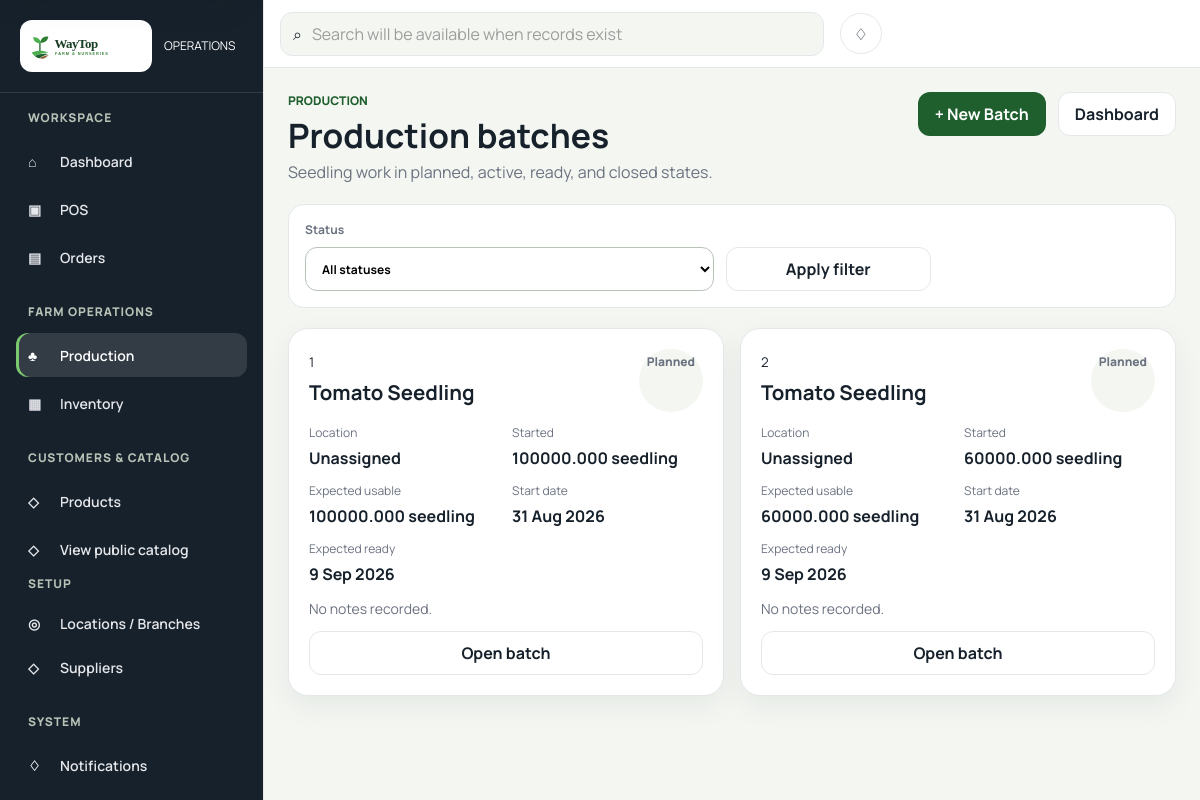
Page /dashboard/production/batches/ (signed in) on the committed database.
### apps/production/models.py (models this page shows, shortened)
class ServiceControlledModel:
    def save(self, *args, **kwargs):
        if not kwargs.pop("_production_service_write", False):
            raise ValidationError("Production records may be written only through Production services.")
        self.full_clean()
        return super().save(*args, **kwargs)

class ProductionBatch(ServiceControlledModel, models.Model):
    location = models.ForeignKey(
        "inventory.InventoryLocation", on_delete=models.PROTECT,
        related_name="production_batches", null=True, blank=True,
    )
    class Status(models.TextChoices):
        PLANNED = "PLANNED", "Planned"
        IN_PRODUCTION = "IN_PRODUCTION", "In production"
        READY = "READY", "Ready"
        CLOSED = "CLOSED", "Closed"
    id = models.UUIDField(primary_key=True, default=uuid.uuid4, editable=False)
    batch_number = models.CharField(max_length=64, unique=True)
    product = models.ForeignKey(
        "products.Product", on_delete=models.PROTECT, related_name="production_batches"
    )
    start_date = models.DateField()
    expected_ready_date = models.DateField()
    quantity_started = models.DecimalField(max_digits=12, decimal_places=3)
    current_quantity = models.DecimalField(max_digits=12, decimal_places=3)
    status = models.CharField(max_length=20, choices=Status.choices, default=Status.PLANNED)
    notes = models.TextField(blank=True)
    created_by = models.ForeignKey(
        settings.AUTH_USER_MODEL,
        on_delete=models.PROTECT,
        related_name="created_production_batches",
    )
    created_at = models.DateTimeField(auto_now_add=True)
    updated_at = models.DateTimeField(auto_now=True)
    objects = ProductionWriteQuerySet.as_manager()
    class Meta:
        ordering = ("-start_date", "batch_number")
        default_permissions = ()
        permissions = (
            ("view_operations", "Can view Production operations"),
            ("manage_batches", "Can manage Production batches"),
            ("record_purchases", "Can record Production purchases"),
            ("record_labour", "Can record Production labour"),
            ("record_activities", "Can record nursery activities"),
        )
        constraints = [
            models.CheckConstraint(
                condition=Q(quantity_started__gt=0),
                name="production_batch_started_positive",
            ),
            models.CheckConstraint(
                condition=Q(current_quantity__gte=0),
                name="production_batch_current_non_negative",
            ),
            models.CheckConstraint(
                condition=Q(current_quantity__lte=F("quantity_started")),
                name="production_batch_current_not_above_started",
            ),
            models.CheckConstraint(
                condition=Q(expected_ready_date__gte=F("start_date")),
                name="production_batch_dates_ordered",
            ),
        ]

### apps/products/models.py (models this page shows, shortened)
class Product(models.Model):
    class Category(models.TextChoices):
        VEGETABLE = "VEG", "Vegetable"
        FRUIT = "FRT", "Fruit"
        TREE = "TRE", "Tree"
    id = models.UUIDField(primary_key=True, default=uuid.uuid4, editable=False)
    sku = models.CharField(max_length=64, unique=True)
    slug = models.SlugField(max_length=160, unique=True)
    name = models.CharField(max_length=200)
    category = models.CharField(max_length=3, choices=Category.choices)
    description = models.TextField(blank=True)
    base_inventory_unit = models.CharField(max_length=50)
    is_active = models.BooleanField(default=True)
    is_published = models.BooleanField(default=False)
    created_at = models.DateTimeField(auto_now_add=True)
    updated_at = models.DateTimeField(auto_now=True)
    class Meta:
        ordering = ("name", "sku")
        constraints = [
            models.CheckConstraint(
                condition=Q(category__in=("VEG", "FRT", "TRE")),
                name="product_category_supported",
            ),
            models.CheckConstraint(
                condition=Q(is_active=True) | Q(is_published=False),
                name="product_published_requires_active",
            ),
        ]

### apps/dashboard/views.py (the view)
# urls.py: path("production/batches/", views.production_batches, name="production_batches"),
@login_required(login_url="accounts:login")
def production_batches(request):
    require_view_permission(request.user)
    batches = ProductionBatch.objects.select_related("product", "created_by")
    status = request.GET.get("status", "").strip()
    if status in ProductionBatch.Status.values:
        batches = batches.filter(status=status)
    return render(
        request,
        "dashboard/production/batches.html",
        {"batches": batches, "selected_status": status, "statuses": ProductionBatch.Status.choices},
    )

### apps/core/context_processors.py (called while the page is built)
def business_contact(request):
    phone = settings.WAYTOP_CONTACT_PHONE
    digits = phone.removeprefix("+")
    display = f"+{digits[:3]} {digits[3:6]} {digits[6:9]} {digits[9:]}"
    return {"business_phone": {"uri": phone, "display": display}}

def commerce_catalog(request):
    return {"commerce_catalog": []}

### apps/production/services.py (called while the page is built)
def _require_permission(actor, permission):
    if (
        actor is None
        or not actor.is_authenticated
        or not actor.is_active
        or not actor.is_staff
        or not actor.has_perm(permission)
    ):
        raise PermissionDenied(f"Production operation requires {permission}.")

def require_view_permission(actor):
    _require_permission(actor, "production.view_operations")

### templates/dashboard/production/batches.html (shortened to what this page needs)
{% extends "staff_base.html" %}
{% load static %}
{% block extra_css %}<link rel="stylesheet" href="{% static 'css/staff-production.css' %}">{% endblock %}
{% block content %}
<section aria-labelledby="batches-title">
  <header class="production-detail-header"><div><p>Production</p><h1 id="batches-title">Production batches</h1><span>Seedling work in planned, active, ready, and closed states.</span></div><div>{% if perms.production.manage_batches %}<a class="staff-button staff-button--primary" href="{% url 'dashboard:production_batch_create' %}">+ New Batch</a>{% endif %}<a class="staff-button staff-button--secondary" href="{% url 'dashboard:production' %}">Dashboard</a></div></header>
  <form class="production-filter" method="get"><label>Status<select name="status"><option value="">All statuses</option></select></label><button class="staff-button staff-button--secondary" type="submit">Apply filter</button></form>
  {% if batches %}<div class="batch-card-grid">{% for batch in batches %}<article class="production-batch-card"><header><div><small>{{ batch.batch_number }}</small><h2>{{ batch.product.name }}</h2></div><span class="production-status production-status--{% if batch.status == 'READY' %}success{% elif batch.status == 'IN_PRODUCTION' %}info{% else %}neutral{% endif %}">{{ batch.get_status_display }}</span></header><dl><div><dt>Location</dt><dd>{{ batch.location.name|default:"Unassigned" }}</dd></div><div><dt>Started</dt><dd>{{ batch.quantity_started }} {{ batch.product.base_inventory_unit }}</dd></div><div><dt>Expected usable</dt><dd>{{ batch.current_quantity }} {{ batch.product.base_inventory_unit }}</dd></div><div><dt>Start date</dt><dd>{{ batch.start_date|date:"j M Y" }}</dd></div><div><dt>Expected ready</dt><dd>{{ batch.expected_ready_date|date:"j M Y" }}</dd></div></dl><p>{{ batch.notes|default:"No notes recorded."|truncatechars:120 }}</p><a class="staff-button staff-button--secondary" href="{% url 'dashboard:production_batch_detail' batch.batch_number %}">Open batch</a></article>{% endfor %}</div>{% endif %}
</section>
{% endblock %}

### static/css/variables.css (style rules this page uses)
:root { --color-primary: #1F5E2D; --color-secondary: #4CAF50; --color-accent: #7BC96F; --color-background: #F8F7F3; --color-white: #FFFFFF; --color-dark: #17212B; --color-gray: #6B7280; --color-border: #E5E7EB; --color-success: #2E7D32; --color-primary-hover: #174723; --color-secondary-hover: #3D8F41; --color-primary-soft: rgba(31, 94, 45, 0.1); --color-surface-muted: #F3F6F1; --color-border-strong: #B8C2B7; --color-focus: #D4A017; --color-warning-surface: #FFF4D6; --color-warning-border: #E6BE55; --color-warning-text: #5C4300; --color-error: #A62B1F; --color-error-surface: #FBE9E7; --color-success-surface: #E8F5E9; --color-success-text: #185C2C; --color-info-surface: #E8F1F7; --color-info-text: #234E70; --color-nav-blue-soft: #EEF7FF; --color-nav-blue-mist: #F5FBFF; --color-nav-sage: #F4FBF4; --color-nav-blue-glass: rgba(238, 247, 255, 0.86); --color-nav-sage-glass: rgba(244, 251, 244, 0.86); --gradient-nav-surface: linear-gradient(100deg, var(--color-nav-blue-mist) 0%, var(--color-white) 34%, var(--color-nav-sage) 69%, var(--color-nav-blue-soft) 100%); --gradient-nav-glass: linear-gradient(100deg, var(--color-nav-blue-glass), var(--color-white-90) 38%, var(--color-nav-sage-glass) 74%, var(--color-nav-blue-glass)); --gradient-nav-cta: linear-gradient(135deg, var(--color-primary) 0%, var(--color-success) 58%, var(--color-secondary-hover) 100%); --color-skeleton: #DCE4DA; --color-accent-gold: #D4A017; --color-primary-faint: rgba(31, 94, 45, 0.04); --color-primary-muted: rgba(31, 94, 45, 0.08); --color-accent-soft: rgba(123, 201, 111, 0.18); --color-accent-muted: rgba(123, 201, 111, 0.12); --color-dark-faint: rgba(23, 33, 43, 0.04); --color-overlay: rgba(23, 33, 43, 0.4); --color-white-80: rgba(255, 255, 255, 0.8); --color-white-90: rgba(255, 255, 255, 0.9); --color-white-96: rgba(255, 255, 255, 0.96); --color-white-border: rgba(255, 255, 255, 0.45); --color-white-faint: rgba(255, 255, 255, 0.12); --color-hero-overlay: linear-gradient(90deg, rgba(9, 47, 24, 0.82) 0%, rgba(9, 47, 24, 0.67) 42%, rgba(9, 47, 24, 0.18) 76%, rgba(9, 47, 24, 0.06) 100%); --color-hero-overlay-mobile: linear-gradient(90deg, rgba(9, 47, 24, 0.84) 0%, rgba(9, 47, 24, 0.67) 72%, rgba(9, 47, 24, 0.28) 100%); --color-hero-transition: linear-gradient(180deg, transparent 0%, rgba(9, 47, 24, 0.12) 48%, rgba(9, 47, 24, 0.52) 100%); --color-image-overlay: linear-gradient(135deg, rgba(31, 94, 45, 0.12), rgba(123, 201, 111, 0.16)); --color-connector: linear-gradient(90deg, rgba(31, 94, 45, 0.15), rgba(31, 94, 45, 0.05)); --space-1: 0.25rem; --space-2: 0.5rem; --space-3: 0.75rem; --space-4: 1rem; --space-5: 1.25rem; --space-6: 1.5rem; --space-7: 2rem; --space-8: 2.5rem; --space-9: 3rem; --space-10: 4rem; --space-11: 5rem; --space-12: 6rem; --space-13: 7.5rem; --radius-sm: 0.75rem; --radius-md: 1rem; --radius-lg: 1.25rem; --radius-xl: 1.5rem; --radius-2xl: 2rem; --radius-round: 999px; --shadow-sm: 0 10px 30px rgba(23, 33, 43, 0.06); --shadow-md: 0 18px 40px rgba(23, 33, 43, 0.08); --shadow-lg: 0 24px 60px rgba(23, 33, 43, 0.12); --shadow-xl: 0 36px 90px rgba(23, 33, 43, 0.16); --shadow-trust: 0 24px 70px rgba(14, 44, 24, 0.16); --shadow-float: 0 12px 30px rgba(23, 33, 43, 0.06); --shadow-nav: 0 10px 30px rgba(23, 33, 43, 0.07), inset 0 1px 0 rgba(255, 255, 255, 0.9), inset 0 -1px 0 rgba(31, 94, 45, 0.08); --shadow-nav-sticky: 0 18px 45px rgba(23, 33, 43, 0.13), inset 0 1px 0 rgba(255, 255, 255, 0.84); --shadow-nav-logo: 0 10px 28px rgba(31, 94, 45, 0.09), inset 0 1px 0 rgba(255, 255, 255, 0.96); --shadow-nav-cta: 0 12px 28px rgba(31, 94, 45, 0.24); --transition-fast: 180ms ease; --transition-normal: 280ms ease; --transition-slow: 420ms ease; --transition-premium: 320ms cubic-bezier(0.22, 1, 0.36, 1); --font-sans: 'Manrope', 'Segoe UI', Roboto, Arial, sans-serif; --line-height-tight: 1.1; --line-height-normal: 1.5; --line-height-relaxed: 1.7; --text-display-xl: clamp(2.5rem, 4vw, 4.25rem); --text-display-lg: clamp(2rem, 3.2vw, 3rem); --text-heading-1: clamp(1.75rem, 2.8vw, 2.5rem); --text-heading-2: clamp(1.4rem, 2.2vw, 2rem); --text-heading-3: clamp(1.1rem, 1.7vw, 1.35rem); --text-heading-4: 1rem; --text-body-lg: 1.05rem; --text-body: 1rem; --text-small: 0.875rem; --text-caption: 0.75rem; }

### rows in the picture
ProductionBatch: batch_number "1", product.name "Tomato Seedling", status "Planned", location.name "Unassigned", quantity_started "100000.000", product.base_inventory_unit "seedling", current_quantity "100000.000", start_date "31 Aug 2026", expected_ready_date "9 Sep 2026", notes "No notes recorded."
ProductionBatch: batch_number "2", product.name "Tomato Seedling", status "Planned", location.name "Unassigned", quantity_started "60000.000", product.base_inventory_unit "seedling", current_quantity "60000.000", start_date "31 Aug 2026", expected_ready_date "9 Sep 2026", notes "No notes recorded."
